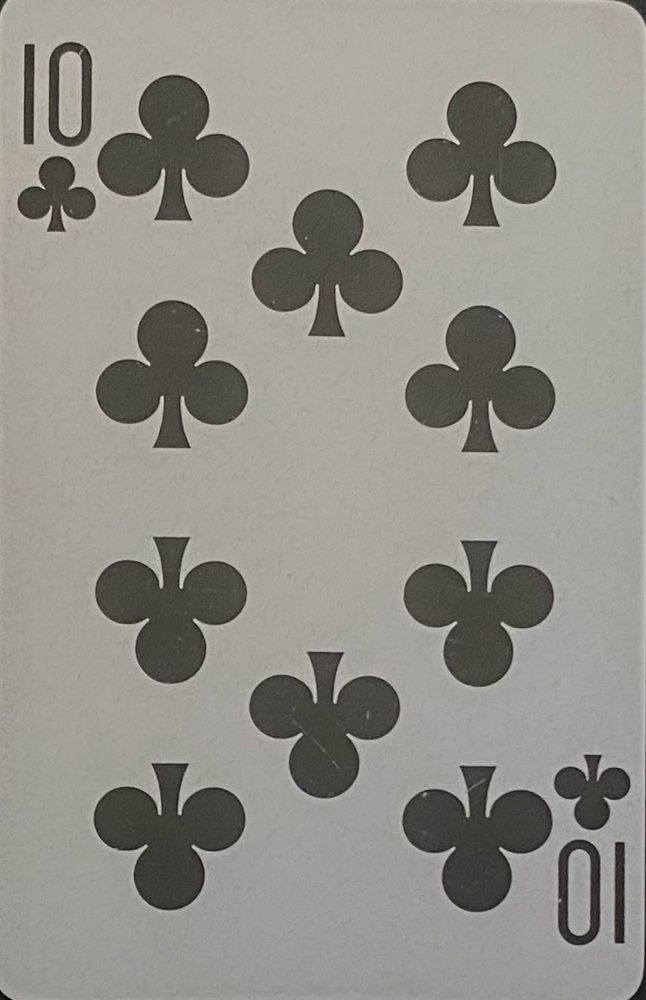
#> input picture data/raw/Card Images/10C.jpg, 646 x 1000 px, shrunk from 856 x 1326 before the run; its folder holds only this picture in this run
$ python convex_hull_gen.py
#> lines starting #> are read from the running program, lines starting #| are printed output that depends on the picture; after the words box and inside, x2 and y2 are one past the last pixel; in counts of white or black regions, pixels touching at a corner belong together
import cv2
import numpy as np
import glob

# Define global variables
images = [cv2.imread(file) for file in glob.glob("input/Card Detector/Build Dataset/Card Images/*.jpg")]
#> images = 1 item

convex_hulls = []

# Algorithm for gathering the convex hulls
def gather():
    # Function to get a single convex hull for a given region
    def get_combined_convex_hull(image, br):
        # Convert to grayscale
        gray = cv2.cvtColor(image, cv2.COLOR_BGR2GRAY)
        # Apply canny filtering
        edges = cv2.Canny(gray, 50, 150)
        # Find contours
        contours, _ = cv2.findContours(edges, cv2.RETR_EXTERNAL, cv2.CHAIN_APPROX_SIMPLE)

        # Combine all filtered contours into a single set of points
        all_points = np.concatenate(contours)

        if br == True:
            points = []
            h, w, _ = image.shape

            for point in all_points:
                points.append([point[0][0] + w * 6.8, point[0][1] + h * 2.6])

            points_array = np.array(points, dtype=np.float32)

            hull = cv2.convexHull(points_array)

            return hull

        # Get the convex hull for the combined points
        hull = cv2.convexHull(all_points)
        return hull

    for image in images:
        height, width, _ = image.shape
        # Define ROIs (Top-left and Bottom-right corners)
        roi_tl = image[int(height*0.025):int(height*0.3), int(width*0.025):int(width*0.15)]
        roi_br = image[int(height*0.7):int(height*0.975), int(width*0.85):int(width*0.975)]

        # Get combined convex hulls for the ROIs
        hull_tl = get_combined_convex_hull(roi_tl, False)
        hull_br = get_combined_convex_hull(roi_br, True)
        convex_hulls.append([hull_tl, hull_br])
#> this loop made 1 pass
#> (height, width) on pass 1: (1000, 646)
#> pass 1, in gather, `roi_tl = image[int(height*0.025):int(height*0.3), int(width*0.025):int..`:
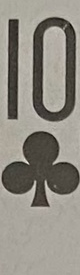
#> roi_tl: shape (275, 80, 3); mean B, G, R 129.9, 139, 143.1
#> pass 1, in gather, `roi_br = image[int(height*0.7):int(height*0.975), int(width*0.85):int(..`:
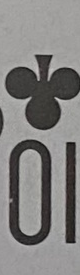
#> roi_br: shape (275, 80, 3); mean B, G, R 127.1, 128.4, 129.9
#> pass 1, in get_combined_convex_hull, `edges = cv2.Canny(gray, 50, 150)`:
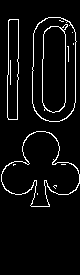
#> edges: shape (275, 80); 5.4% white in thin lines or dots, all inside (x1, y1, x2, y2) = (1, 17, 80, 207)
#> after the loop, convex_hulls = 1 item

    return convex_hulls

convex_hull_list = gather()
#> convex_hull_list = 1 item

$ run again, on data/raw/Card Images/2C.jpg
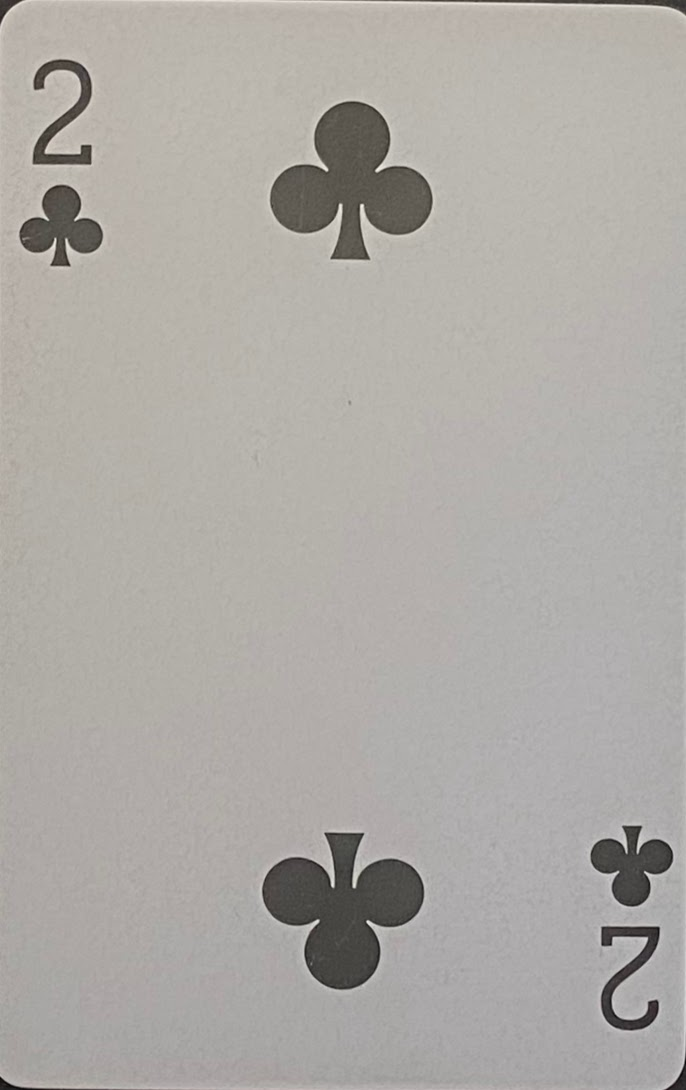
#> input picture data/raw/Card Images/2C.jpg, 686 x 1090 px
#> images = 1 item
#> the loop in gather, `for image in images:` made 1 pass
#> (height, width) on pass 1: (1090, 686)
#> pass 1, in gather, `roi_br = image[int(height*0.7):int(height*0.975), int(width*0.85):int(..`:
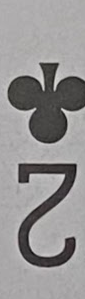
#> roi_br: shape (299, 85, 3); mean B, G, R 146.7, 146.5, 148.4
#> pass 1, in get_combined_convex_hull, `edges = cv2.Canny(gray, 50, 150)`:
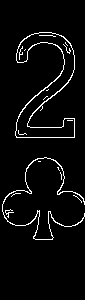
#> edges: shape (300, 85); 4.3% white in thin lines or dots, all inside (x1, y1, x2, y2) = (2, 32, 85, 240)

$ run again, on data/raw/Card Images/10D.jpg
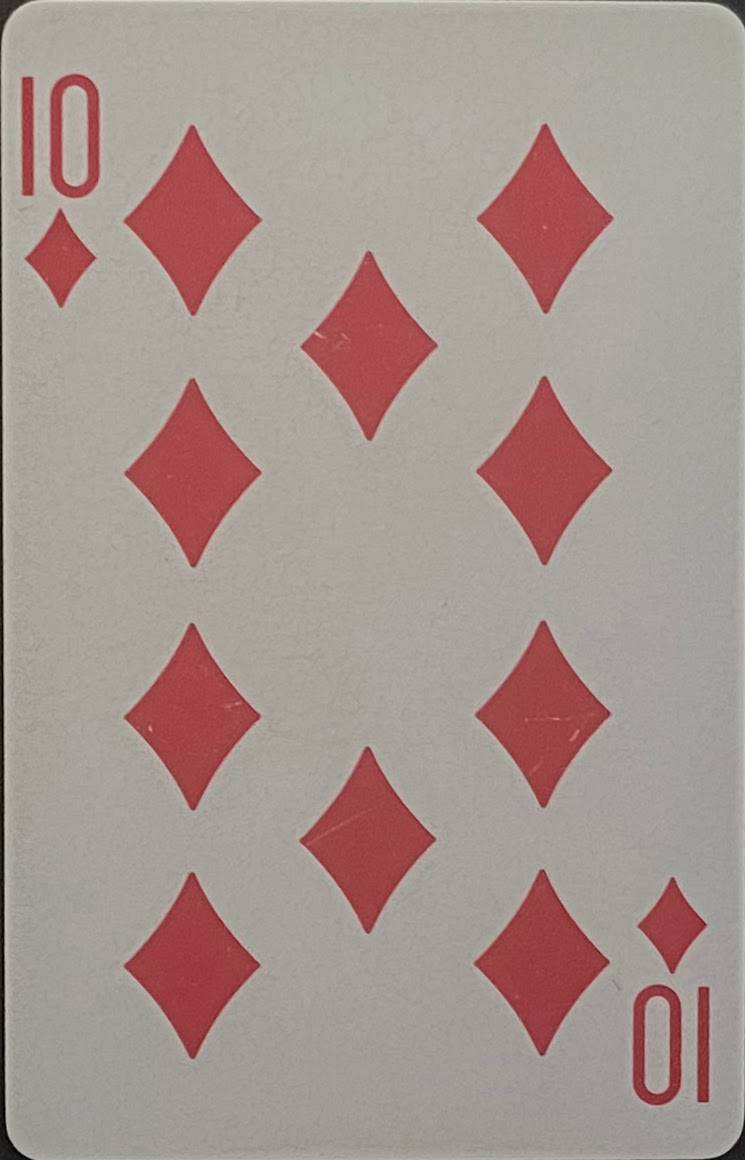
#> input picture data/raw/Card Images/10D.jpg, 745 x 1160 px
#> images = 1 item
#> the loop in gather, `for image in images:` made 1 pass
#> (height, width) on pass 1: (1160, 745)
#> pass 1, in get_combined_convex_hull, `gray = cv2.cvtColor(image, cv2.COLOR_BGR2GRAY)`:
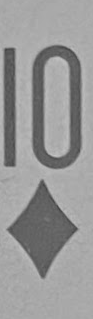
#> gray: shape (319, 93); min 66, max 196, mean 151.6
#> pass 1, in get_combined_convex_hull, `edges = cv2.Canny(gray, 50, 150)`:
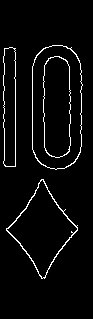
#> edges: shape (319, 93); 4% white in thin lines or dots, all inside (x1, y1, x2, y2) = (3, 45, 83, 279)
